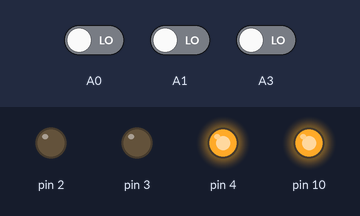
Recording of a sketch running on a simulated Arduino Uno, built with avr-gcc and run on an emulated ATmega328P. Parts: output pins drawn as LEDs (lit = HIGH). The test bench sets the inputs (shaded band); at power-on: A0 LOW, A1 LOW, A3 LOW.

Above: at 0.1 s.
Timing chart, 0 to 1.6 s (numbered marks = the images above):
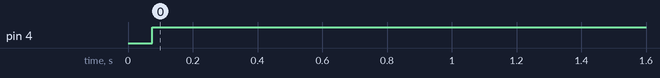

Measured:
- by itself, pin 4: LOW → HIGH at 0.08 s

The sketch:

firmware.ino
```cpp
#include "SPI.h"
#include <Wire.h>

int i = 0;
int pwm0 = 0;
int pwm1 = 0;
uint8_t registerIndex = 0;

void receiveEvent() {
  while(Wire.available() > 0){
    registerIndex = Wire.read();
  }
}

void requestEvent() {
  if(registerIndex == 0x01) {
    Wire.write(pwm0);
  } else if(registerIndex == 0x02) {
    Wire.write(pwm1);
  }
}

void setup(){
  pinMode(2, OUTPUT);
  pinMode(3, OUTPUT);
  pinMode(4, OUTPUT);
  pinMode(A0, INPUT);
  pinMode(A1, INPUT);
  pinMode(A3, INPUT);
  SPI.begin();
  Wire.begin(8);// Slave ID #8
  Wire.onRequest(requestEvent);
  Wire.onReceive(receiveEvent);
}


void startBit() {
  byte start = 0x00;
  SPI.transfer(start);
  SPI.transfer(start);
  SPI.transfer(start);
  SPI.transfer(start);
}

void endBit() {
  byte end = 0x00;
  SPI.transfer(end);
  SPI.transfer(end);
  SPI.transfer(end);
  SPI.transfer(end);
}

void setRGB(short r, short g, short b) {
  SPI.transfer(0xEF);
  SPI.transfer(r);
  SPI.transfer(g);
  SPI.transfer(b);
}


void loop(){
  int duration = pulseIn(A3, HIGH,25000);
  pwm0 = pulseIn(A0, HIGH,25000);
  pwm1 = pulseIn(A1, HIGH,25000);

  if(duration > 1500){
    digitalWrite(2, HIGH);
    digitalWrite(3, HIGH);
    digitalWrite(4, LOW);
    startBit();

    setRGB(80,   0,   10);
    setRGB(80,   0,   40);
    setRGB(80,   0,   90);
    setRGB(80,   0,   130);
    setRGB(80,   0,   170);
    setRGB(80,   0,   210);
    setRGB(80,  0,   255);
    endBit();
  } else{
    digitalWrite(2, LOW);
    digitalWrite(3, LOW);
    digitalWrite(4, HIGH);
    startBit();
    setRGB(0,   255,   0);
    setRGB(0,   255,   0);
    setRGB(0,   255,   0);
    setRGB(0,   255,   0);
    setRGB(0,   255,   0);
    setRGB(0,   255,   0);
    endBit();

  }
}
```
